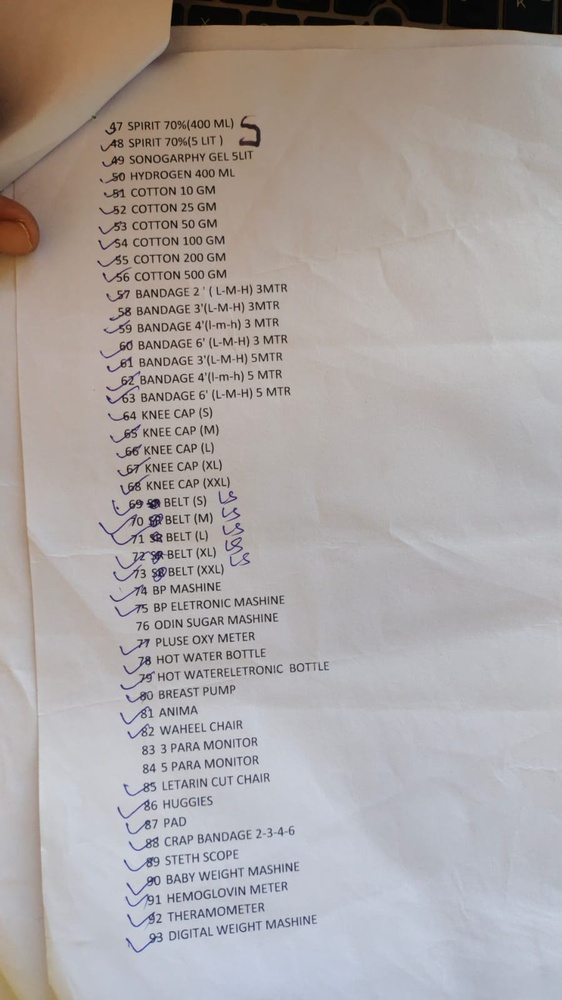
#> input picture WhatsApp Image 2024-07-28 at 2.51.05 PM.jpeg, 562 x 1000 px, shrunk from 899 x 1599 before the run
$ python pytct.py
#> lines starting #> are read from the running program, lines starting #| are printed output that depends on the picture; after the words box and inside, x2 and y2 are one past the last pixel; in counts of white or black regions, pixels touching at a corner belong together
from pytesseract import pytesseract
import cv2
pytesseract.tesseract_cmd = r"C:\Program Files\Tesseract-OCR\tesseract.exe"

img = "WhatsApp Image 2024-07-28 at 2.51.05 PM.jpeg"
image = cv2.imread(img)
#> image is the input picture: shape (1000, 562, 3); mean B, G, R 163.5, 165.1, 171.6
gray_image = cv2.cvtColor(image, cv2.COLOR_BGR2GRAY)
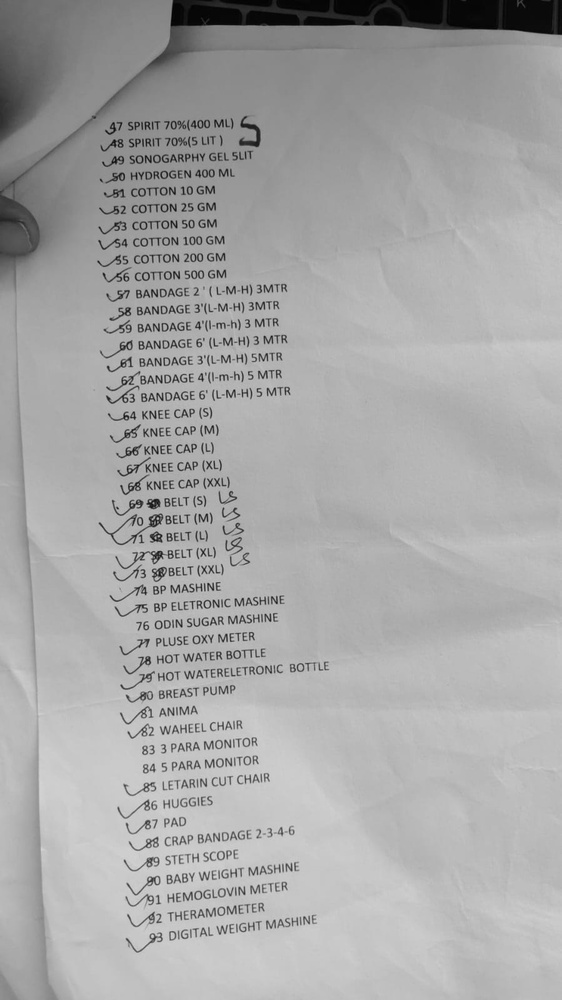
#> gray_image: shape (1000, 562); min 1, max 221, mean 166.9
_, threshold_image = cv2.threshold(gray_image, 0, 255, cv2.THRESH_BINARY + cv2.THRESH_OTSU)
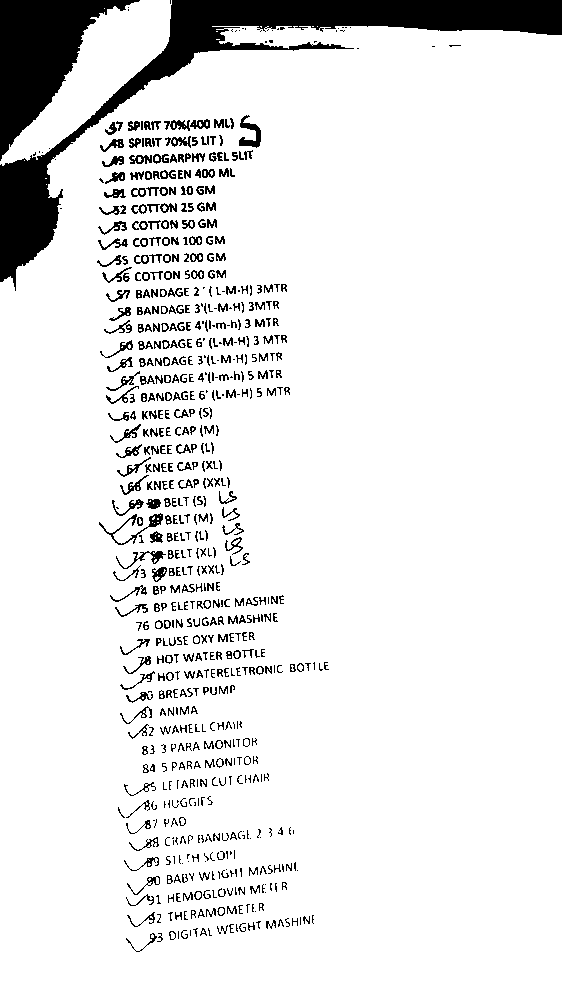
#> threshold_image: shape (1000, 562); 90.6% white; 706 black regions (253 under 20 px), largest, box (x1, y1, x2, y2) and area: (0, 0, 562, 291) 20897, (0, 0, 140, 161) 9672, (239, 115, 261, 148) 326
custom_config = r'--oem 3 --psm 6'
#> (the run stopped early here; a loop or call above may not have finished)

$ run again, with WhatsApp Image 2024-07-28 at 2.51.53 PM.jpeg copied over WhatsApp Image 2024-07-28 at 2.51.05 PM.jpeg
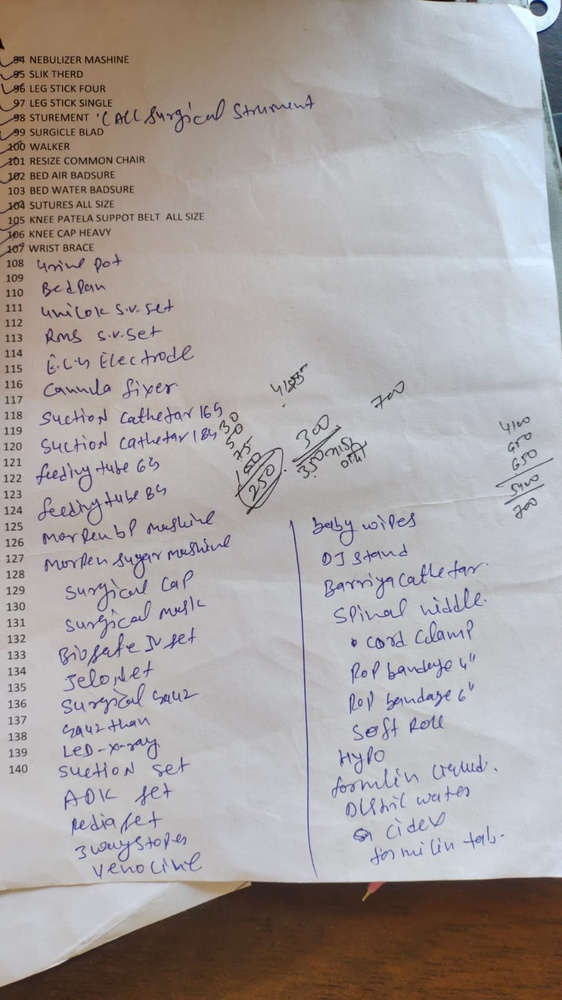
#> input picture WhatsApp Image 2024-07-28 at 2.51.53 PM.jpeg, 562 x 1000 px, shrunk from 899 x 1599 before the run
#> image is the input picture: shape (1000, 562, 3); mean B, G, R 162.1, 162.8, 168.7
#> `gray_image = cv2.cvtColor(image, cv2.COLOR_BGR2GRAY)`:
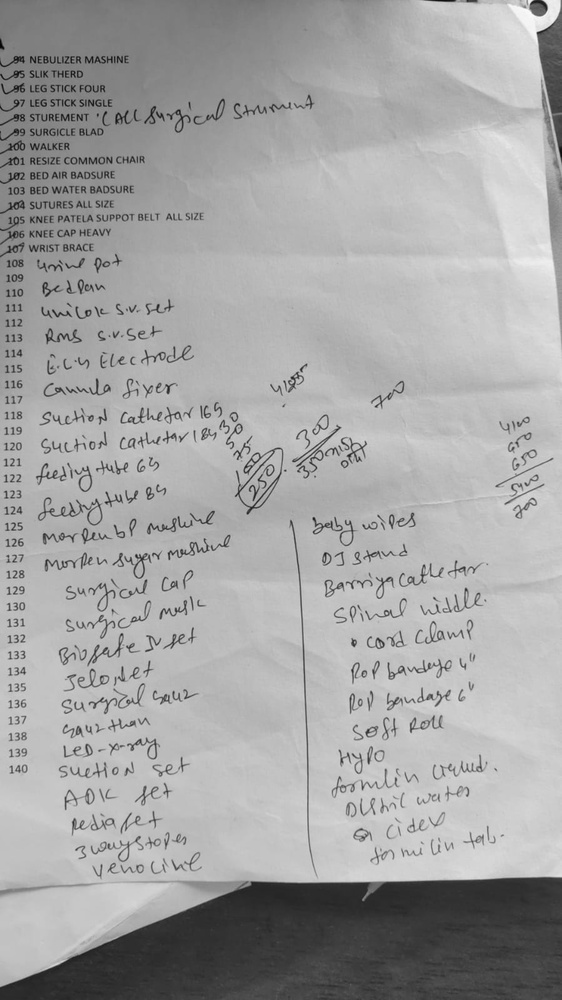
#> gray_image: shape (1000, 562); min 3, max 252, mean 164.5
#> `_, threshold_image = cv2.threshold(gray_image, 0, 255, cv2.THRESH_BINA..`:
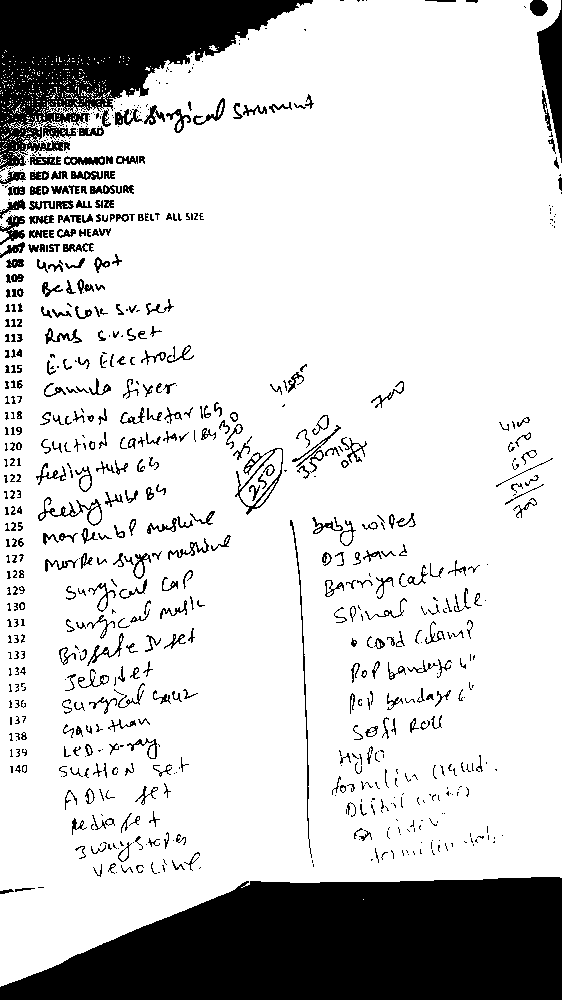
#> threshold_image: shape (1000, 562); 81.3% white; 757 black regions (365 under 20 px), largest, box (x1, y1, x2, y2) and area: (0, 877, 562, 1000) 53452, (0, 0, 313, 172) 23964, (537, 0, 562, 163) 1985

$ run again, with jdMedical2.jpg copied over WhatsApp Image 2024-07-28 at 2.51.05 PM.jpeg
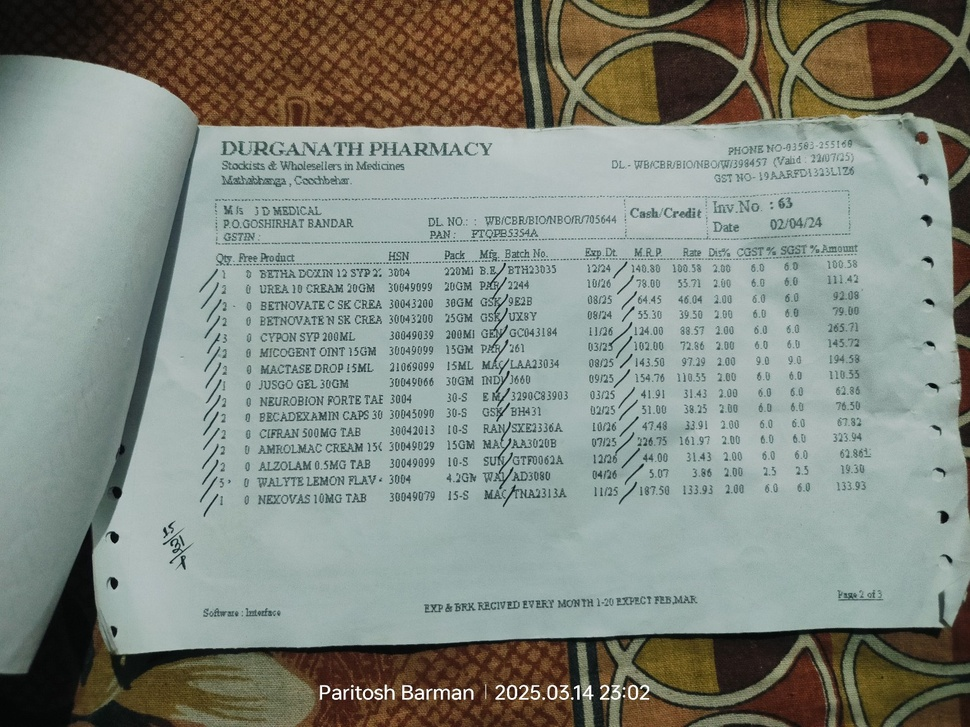
#> input picture jdMedical2.jpg, 970 x 727 px, shrunk from 1536 x 1152 before the run
#> image is the input picture: shape (727, 970, 3); mean B, G, R 129.5, 137.7, 131
#> `gray_image = cv2.cvtColor(image, cv2.COLOR_BGR2GRAY)`:
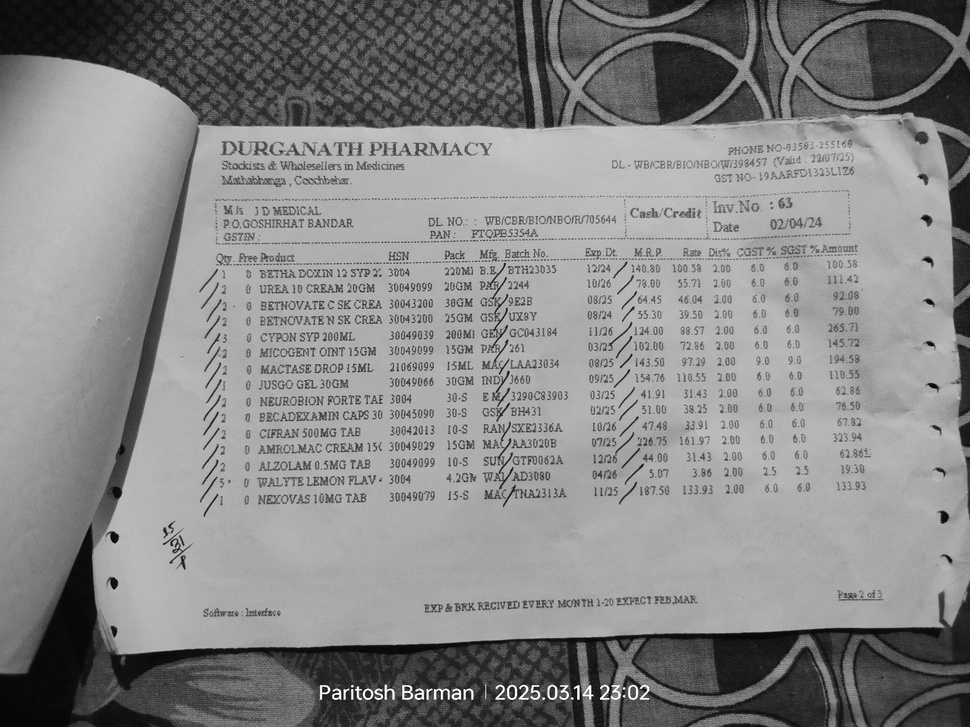
#> gray_image: shape (727, 970); min 1, max 255, mean 134.8
#> `_, threshold_image = cv2.threshold(gray_image, 0, 255, cv2.THRESH_BINA..`:
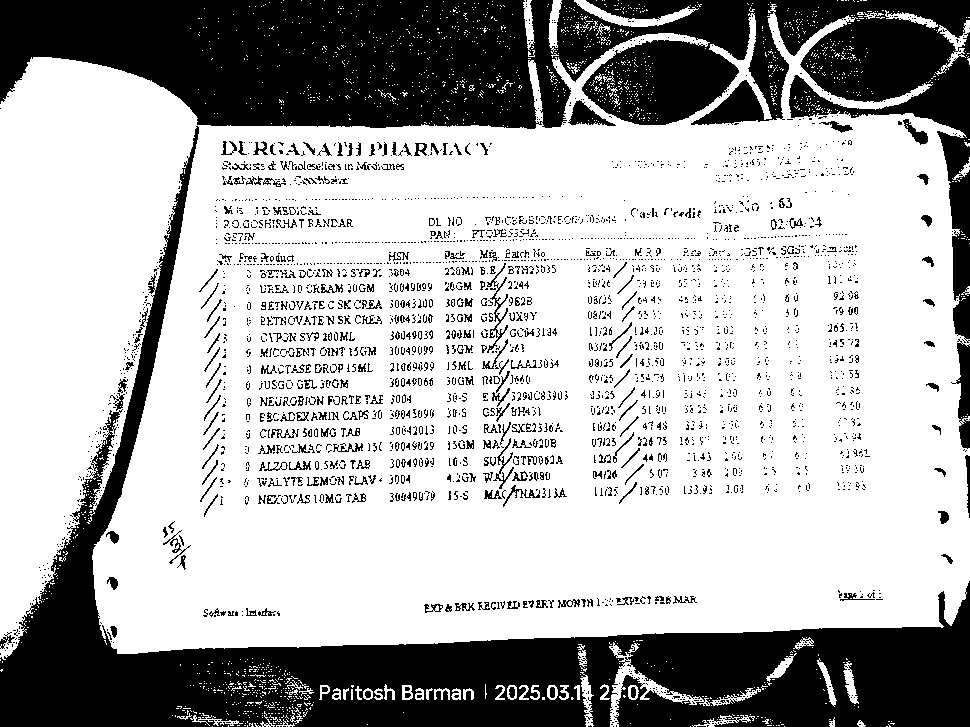
#> threshold_image: shape (727, 970); 68.5% white; 3163 black regions (2790 under 20 px), largest, box (x1, y1, x2, y2) and area: (0, 0, 970, 343) 101708, (0, 126, 970, 727) 91286, (951, 339, 970, 449) 1067
